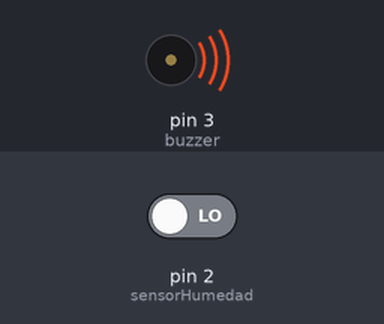
Bench run of a sketch on a simulated Arduino Uno, built with avr-gcc and run on an emulated ATmega328P. Parts: buzzer (waves = sounding, pin HIGH). Inputs (shaded band) come from the test bench; at power-on: pin 2 (sensorHumedad) LOW.

Above: at 1.2 s.
1.3 s: pin 2 (sensorHumedad) driven HIGH
At 1.6 s:
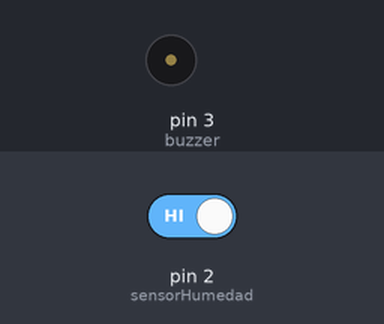
2.8 s: pin 2 (sensorHumedad) driven LOW
At 3.9 s:
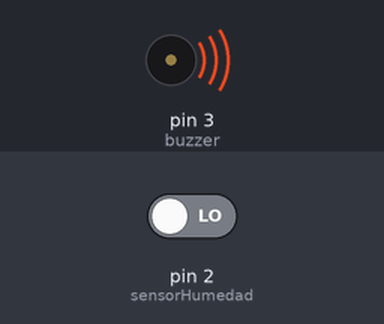
Timing chart, 0 to 5.8 s (numbered marks = the images above; inputs shaded):
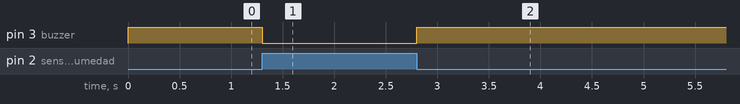

Measured:
- after the input at 1.3 s, pin 3 (buzzer): HIGH → LOW at once
- after the input at 2.8 s, pin 3 (buzzer): LOW → HIGH at once

The sketch:

Sensor_Humedad_Suelo.ino
```cpp
int sensorHumedad=2;
int buzzer=3;
int humedad;
void setup() {
pinMode(sensorHumedad,INPUT);
pinMode(buzzer,OUTPUT);
}

void loop() {
  humedad=digitalRead(sensorHumedad);
  digitalWrite(buzzer,!humedad);
}
```
